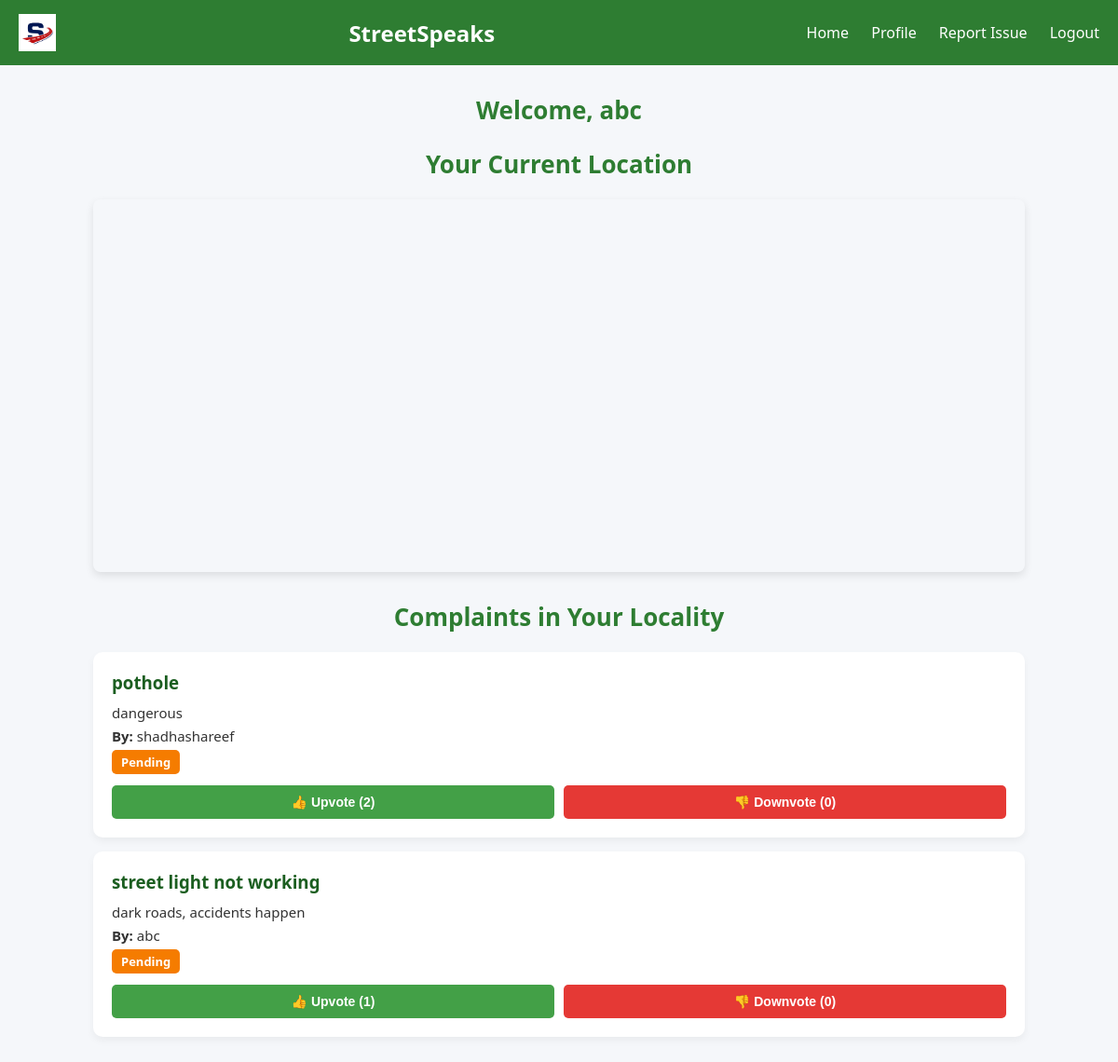
/dashboard (signed in), run on the app's committed database.
### tables this page shows
CREATE TABLE users (
    user_id INTEGER PRIMARY KEY AUTOINCREMENT,
    username TEXT NOT NULL,
    password TEXT NOT NULL,
    phone TEXT,
    email TEXT UNIQUE NOT NULL,
    district TEXT,
    locality TEXT,
    address TEXT,
    pincode TEXT
);

CREATE TABLE complaints (
    complaint_id INTEGER PRIMARY KEY AUTOINCREMENT,
    user_id INTEGER,
    title TEXT,
    description TEXT,
    location TEXT,
    status TEXT DEFAULT 'Pending',
    upvotes INTEGER DEFAULT 0,
    downvotes INTEGER DEFAULT 0,
    FOREIGN KEY (user_id) REFERENCES users(user_id)
);

### app.py (the view)
@app.route('/dashboard')
def dashboard():
    if 'user_id' not in session:
        return redirect(url_for('login'))
    user_id = session['user_id']
    cursor.execute("SELECT locality FROM users WHERE user_id=?", (user_id,))
    locality = cursor.fetchone()[0]
    cursor.execute("""
        SELECT complaints.complaint_id, complaints.title, complaints.description, complaints.status,
               complaints.upvotes, complaints.downvotes, users.username
        FROM complaints
        JOIN users ON complaints.user_id = users.user_id
        WHERE users.locality=?
        ORDER BY complaints.upvotes DESC
    """, (locality,))
    complaints = cursor.fetchall()
    return render_template('dashboard.html', complaints=complaints, username=session['username'])

### templates/dashboard.html (shortened to what this page needs)
<!DOCTYPE html>
<html lang="en">
<head>
<link rel="stylesheet" href="https://unpkg.com/leaflet/dist/leaflet.css" />
</head>
<body>
<header>
  <img src="{{ url_for('static', filename='images/img2.png') }}" alt="StreetSpeaks Logo" style="height: 40px;">
  <h1>StreetSpeaks</h1>
    <nav>
        <a href="/dashboard">Home</a>
        <a href="/profile">Profile</a>
        <a href="/complaint">Report Issue</a>
        <a href="/logout">Logout</a>
    </nav>
</header>
<div class="container">
    <h2>Welcome, {{ username }}</h2>
    <h2>Your Current Location</h2>
    <div id="map"></div>
    <h2>Complaints in Your Locality</h2>
    {% for complaint in complaints %}
    <div class="complaint-card">
        <h3>{{ complaint[1] }}</h3>
        <p>{{ complaint[2] }}</p>
        <p><strong>By:</strong> {{ complaint[6] }}</p>
        <p><span class="status {{ complaint[3] }}">{{ complaint[3] }}</span></p>
        <div class="vote-buttons">
            <button class="upvote" onclick="vote({{ complaint[0] }}, 'up')">
                👍 Upvote ({{ complaint[4] }})
            </button>
            <button class="downvote" onclick="vote({{ complaint[0] }}, 'down')">
                👎 Downvote ({{ complaint[5] }})
            </button>
        </div>
    </div>
    {% endfor %}
</div>
</body>
</html>

### templates/dashboard.html (style rules this page uses)
body { font-family: 'Segoe UI', Tahoma, sans-serif; margin: 0; padding: 0; background-color: #f5f7fa; color: #333; }
header { background-color: #2e7d32; color: white; padding: 15px 20px; display: flex; justify-content: space-between; align-items: center; }
header h1 { margin: 0; font-size: 24px; }
nav a { color: white; text-decoration: none; margin-left: 20px; font-size: 16px; transition: color 0.3s; }
.container { max-width: 1000px; margin: 30px auto; padding: 0 20px; }
h2 { font-size: 26px; margin-bottom: 20px; text-align: center; color: #2e7d32; }
#map { height: 400px; width: 100%; border-radius: 8px; margin-bottom: 30px; box-shadow: 0 4px 10px rgba(0,0,0,0.1); }
.complaint-card { background: white; border-radius: 10px; padding: 20px; margin: 15px 0; box-shadow: 0 4px 8px rgba(0,0,0,0.05); transition: transform 0.3s ease; }
.complaint-card h3 { margin: 0 0 10px; color: #1b5e20; }
.complaint-card p { margin: 5px 0; font-size: 15px; }
.status { display: inline-block; padding: 4px 10px; border-radius: 5px; font-size: 13px; font-weight: bold; color: white; }
.status.Pending { background-color: #f57c00; }
.vote-buttons { margin-top: 12px; display: flex; gap: 10px; }
.vote-buttons button { flex: 1; padding: 10px; border: none; border-radius: 5px; cursor: pointer; font-size: 14px; font-weight: bold; transition: background 0.3s; }
.upvote { background-color: #43a047; color: white; }
.downvote { background-color: #e53935; color: white; }

### data on the page
users: username "abc"
complaints: title "pothole", description "dangerous", username "shadhashareef", status "Pending", upvotes "2", downvotes "0"
complaints: title "street light not working", description "dark roads, accidents happen", username "abc", status "Pending", upvotes "1", downvotes "0"
